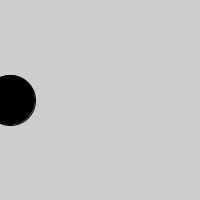
Frame 1 (no input)
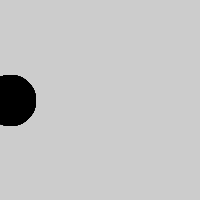
Frame 60 (the mouse pressed at the canvas centre just before this capture)
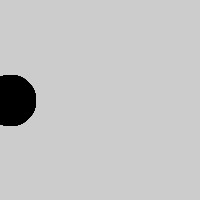
Frame 120 (the mouse held since frame 60 and released just before this capture)

The Processing sketch that drew these frames (run headless with seeded random() and noise(); from frame 60 on, the mouse is pressed at the canvas centre):

// Processing sketch: processing_9226
// ── processing_9226.pde

boolean button = false;

int circleX = 0;
int circleY = 100;
int circleZ = 10;


void setup () {
  size (200,200);
}

void draw() {
  if (button) {
  background (10);
  stroke (255);
  } else {
  circleX=circleZ;
  }
  fill(0);
  ellipse(circleX,circleY,50,50);
}

void mousePressed () {
    if (mouseX >circleX && mouseX < circleX+50 && mouseY >circleY && mouseY <circleY+50){
    button = !button;
    }
}
